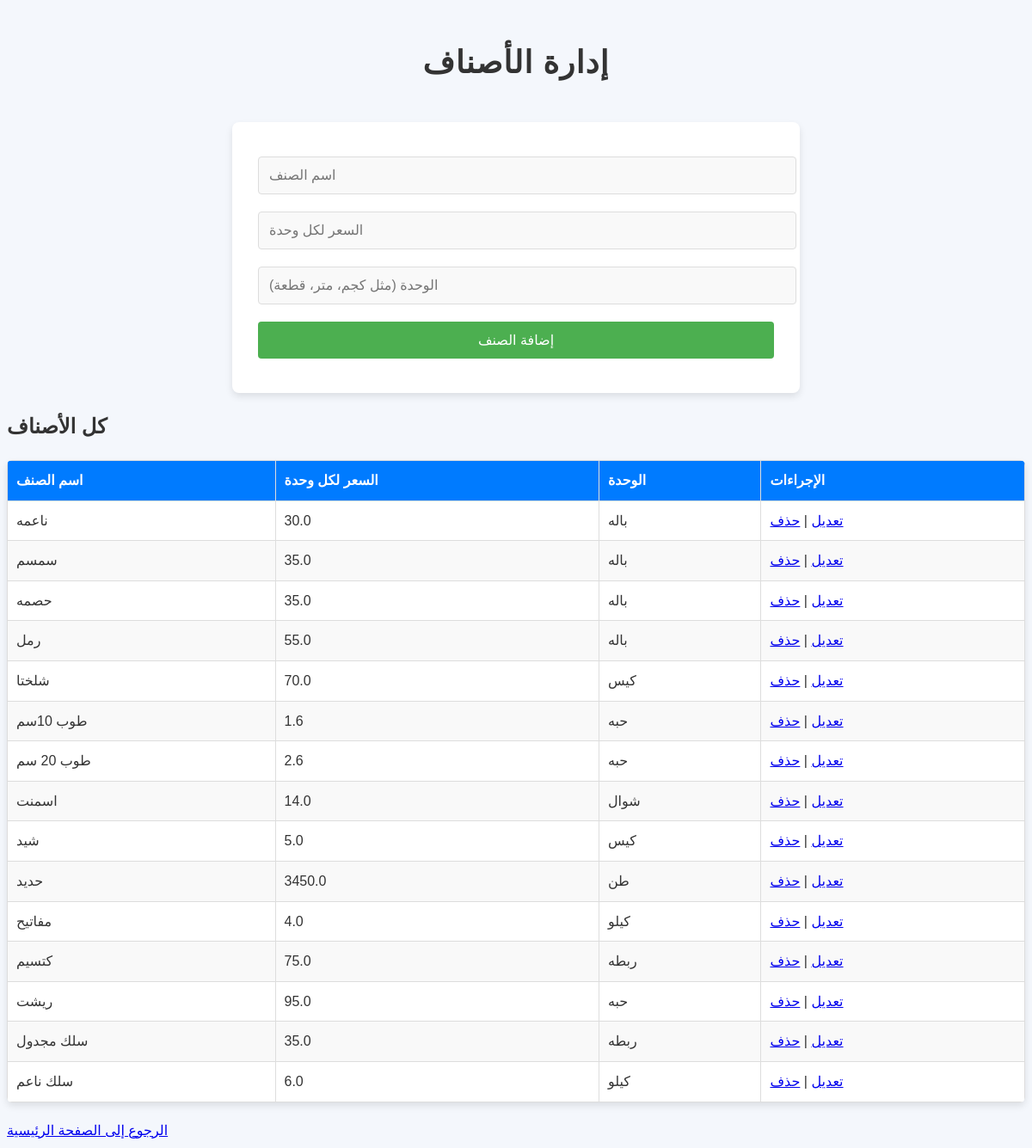
/items, run on the app's committed database.
### app.py (models this page shows)
class Item(db.Model):
    id = db.Column(db.Integer, primary_key=True)
    name = db.Column(db.String(100), unique=True, nullable=False)
    price_per_unit = db.Column(db.Float, nullable=False)
    unit = db.Column(db.String(20), nullable=False)  # مثل كجم، متر، قطعة

### app.py (the view, shortened to what this page needs)
@app.route('/items', methods=['GET', 'POST'])
def items():
    all_items = Item.query.all()
    return render_template('items.html', items=all_items)

### templates/items.html (shortened to what this page needs)
<!DOCTYPE html>
<html>
<head>
    <link rel="stylesheet" type="text/css" href="static/css/styles.css">
</head>
<body>
    <h1>إدارة الأصناف</h1>
    <form method="POST">
        <input type="text" name="name" placeholder="اسم الصنف" required><br>
        <input type="number" step="0.01" name="price_per_unit" placeholder="السعر لكل وحدة" required><br>
        <input type="text" name="unit" placeholder="الوحدة (مثل كجم، متر، قطعة)" required><br>
        <button type="submit">إضافة الصنف</button>
    </form>
    <h2>كل الأصناف</h2>
    <table>
        <thead>
            <tr>
                <th>اسم الصنف</th>
                <th>السعر لكل وحدة</th>
                <th>الوحدة</th>
                <th>الإجراءات</th>
            </tr>
        </thead>
        <tbody>
            {% for item in items %}
            <tr>
                <td>{{ item.name }}</td>
                <td>{{ item.price_per_unit }}</td>
                <td>{{ item.unit }}</td>
                <td>
                    <a href="{{ url_for('edit_item', item_id=item.id) }}">تعديل</a> |
                    <a href="{{ url_for('delete_item', item_id=item.id) }}" onclick="return confirm('هل أنت متأكد من الحذف؟')">حذف</a>
                </td>
            </tr>
            {% endfor %}
        </tbody>
    </table>
    <a href="/">الرجوع إلى الصفحة الرئيسية</a>
</body>
</html>

### static/css/styles.css (style rules this page uses)
body { font-family: 'Arial', sans-serif; background-color: #f4f7fc; color: #333; padding: 0px; line-height: 1.6; }
h1, h3, h4 { font-weight: bold; color: #333; text-align: center; margin-bottom: 20px; padding: 20px; letter-spacing: 1px; animation: fadeIn 1.5s ease-out; }
h1 { font-size: 36px; }
form { background-color: #fff; padding: 30px; border-radius: 8px; box-shadow: 0 4px 8px rgba(0, 0, 0, 0.1); max-width: 600px; margin: 20px auto; }
form input, form select, form button { width: 100%; padding: 12px; margin: 10px 0; border: 1px solid #ddd; border-radius: 4px; font-size: 16px; background-color: #f9f9f9; }
button[type="submit"] { background-color: #4CAF50; color: white; font-size: 16px; border: none; border-radius: 4px; cursor: pointer; transition: background-color 0.3s ease; }
table { width: 100%; border-collapse: collapse; margin: 20px 0; background-color: #fff; border-radius: 6px; overflow: hidden; box-shadow: 0 4px 8px rgba(0, 0, 0, 0.1); }
table th, table td { padding: 10px; text-align: left; border: 1px solid #ddd; }
table th { background-color: #007bff; color: white; text-transform: uppercase; }
table tr:nth-child(even) { background-color: #f9f9f9; }

### data on the page
Item: name "ناعمه", price_per_unit "30.0", unit "باله"
Item: name "سمسم", price_per_unit "35.0", unit "باله"
Item: name "حصمه", price_per_unit "35.0", unit "باله"
Item: name "رمل", price_per_unit "55.0", unit "باله"
Item: name "شلختا", price_per_unit "70.0", unit "كيس"
Item: name "طوب 10سم", price_per_unit "1.6", unit "حبه"
Item: name "طوب 20 سم", price_per_unit "2.6", unit "حبه"
Item: name "اسمنت", price_per_unit "14.0", unit "شوال"
Item: name "شيد", price_per_unit "5.0", unit "كيس"
Item: name "حديد", price_per_unit "3450.0", unit "طن"
Item: name "مفاتيح", price_per_unit "4.0", unit "كيلو"
Item: name "كتسيم", price_per_unit "75.0", unit "ربطه"
Item: name "ريشت", price_per_unit "95.0", unit "حبه"
Item: name "سلك مجدول", price_per_unit "35.0", unit "ربطه"
Item: name "سلك ناعم", price_per_unit "6.0", unit "كيلو"
